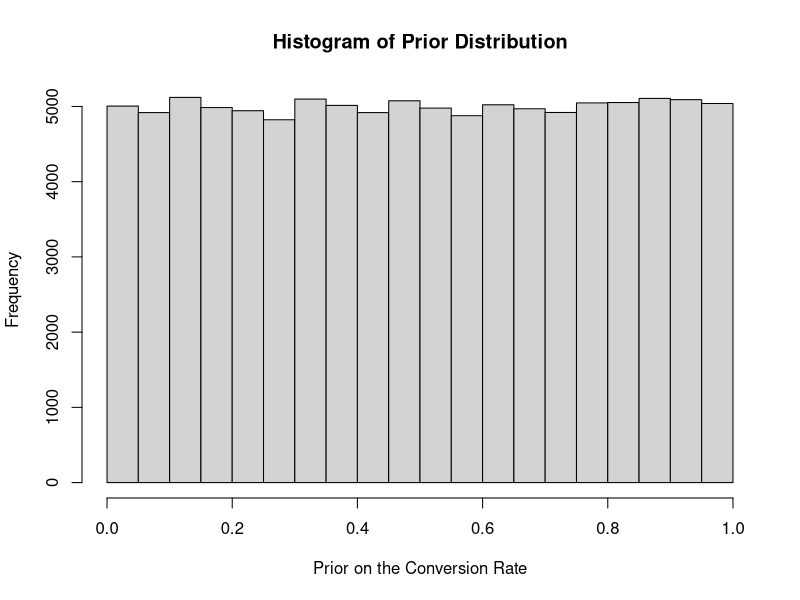
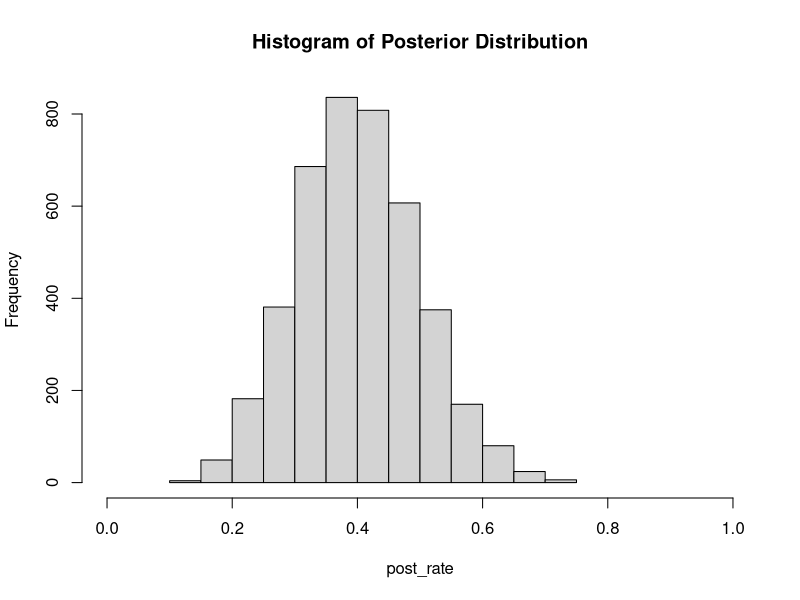

R code for these plots, in order:
# Bayesian Sales Conversion.R
# An intuitive approach to calculate the sales conversion rate with no historical 
# data to compare results with
# Created by Aja Manu on 08/01/2020

# https://towardsdatascience.com/calculating-sales-conversion-using-bayesian-probability-b08f9fb262f2

#### Background

# Company distribute the brochure to 23 Texans and end up making 9 sales.
brochures_distributed = 23
new_sales = 9
conversion_rate = new_sales/brochures_distributed
conversion_rate

#### Fitting Model

# number of samples to draw from the prior distribution
n_size <- 100000

# drawing sample from the prior distribution - which in our case is uniform distribution
prior_dist <- runif(n_size, 0, 1)

# verify the random sample was generated correctly i.e. uniform distribution.
hist(prior_dist, main = "Histogram of Prior Distribution", 
     xlab = "Prior on the Conversion Rate", 
     ylab = "Frequency")

# defining the generative model - a model or set of rules that we feed to parameters 
# so that it simulates data based on those set of rules
generative_model <- function(rate) {
      sales <- rbinom(1, size = 23, prob = rate)
      sales
}

# simulating the data through our generative model
sales <- rep(NA, n_size)

for(i in 1:n_size) {
      sales[i] <- generative_model(prior_dist[i])
}

# filtering out values from the model that do not match our observed results
post_rate <- prior_dist[sales == 9]

#plotting the posterior distribution
post_rate_hist = hist(post_rate, xlim = c(0,1), main = "Histogram of Posterior Distribution")
post_rate_hist

# sum of frequency of draws between 0.40 and 0.45 divided by total draws
post_rate_hist$counts[7]/length(post_rate)

#### Comparing Strategis

# calculate the frequency of the percentage of conversions greater than 20%
sum(post_rate > 0.20) / length(post_rate)

### Confidence Interval

quantile(post_rate, c(0.025, 0.975))
